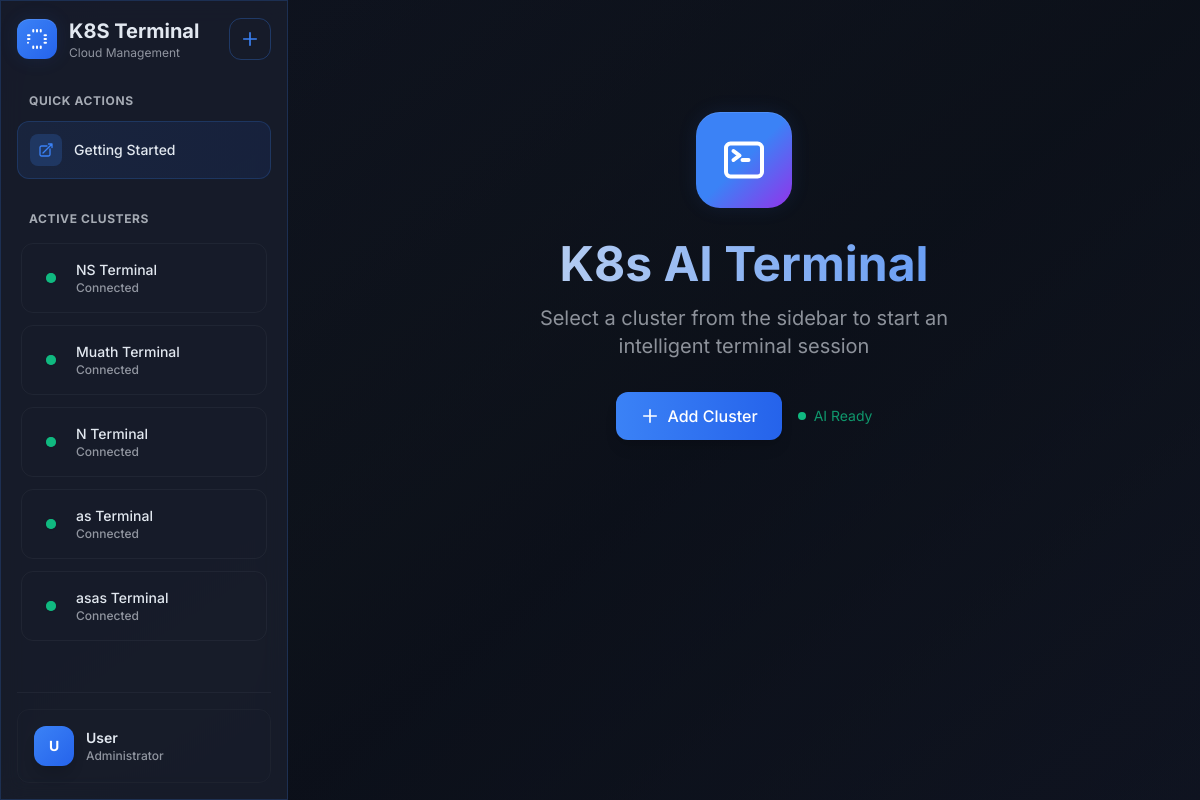
Before: / with the older database file.
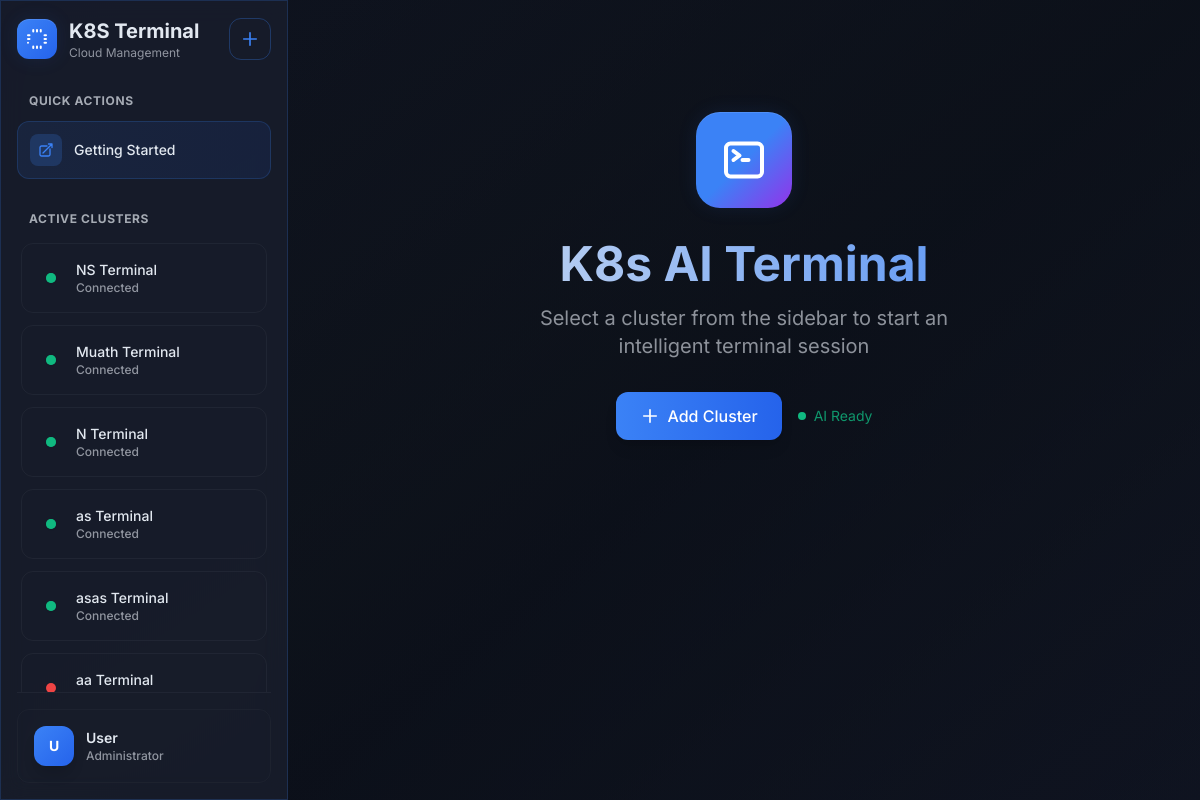
After: the same page with the newer database file.
### chat/models.py (models this page shows, shortened)
class ChatSession(models.Model):
    cluster = models.ForeignKey(KubernetesCluster, on_delete=models.CASCADE, related_name='chat_sessions')
    session_id = models.CharField(max_length=100, unique=True)
    name = models.CharField(max_length=100)
    created_at = models.DateTimeField(auto_now_add=True)
    last_activity = models.DateTimeField(auto_now=True)
    is_active = models.BooleanField(default=True)
    class Meta:
        ordering = ['-last_activity']

class KubernetesCluster(models.Model):
    name = models.CharField(max_length=100)
    kubeconfig = models.TextField()  # Store the kubeconfig as JSON/YAML text
    created_at = models.DateTimeField(auto_now_add=True)
    updated_at = models.DateTimeField(auto_now=True)
    is_active = models.BooleanField(default=True)
    last_connection_check = models.DateTimeField(null=True, blank=True)
    connection_status = models.CharField(
        max_length=20,
        choices=[
            ('connected', 'Connected'),
            ('disconnected', 'Disconnected'),
            ('error', 'Error'),
            ('pending', 'Pending'),
        ],
        default='pending'
    )
    connection_error = models.TextField(blank=True, null=True)
    class Meta:
        ordering = ['-created_at']

### chat/views.py (the view)
# urls.py: path('', views.index, name='index'),
def index(request):
    clusters = KubernetesCluster.objects.filter(is_active=True)
    return render(request, 'chat/index.html', {'clusters': clusters})

### templates/chat/index.html (shortened to what the changed rows need)
{% load static %}
<!DOCTYPE html>
<html lang="en">
<head>
  <script src="https://cdn.tailwindcss.com"></script>
  <link rel="stylesheet" href="https://cdn.jsdelivr.net/npm/xterm@5.3.0/css/xterm.css" />
  <link rel="stylesheet" href="{% static 'css/styles.css' %}" />
</head>
  <body class="text-terminal-text bg-gradient-to-br from-terminal-bg via-[#0f1419] to-terminal-bg min-h-screen overflow-hidden">
    <div class="flex h-screen w-full">
      <aside id="sidebar" class="glass-effect w-72 min-w-[280px] max-w-[320px] p-4 flex flex-col fixed inset-y-0 left-0 transform -translate-x-full lg:relative lg:translate-x-0 transition-all duration-300 ease-in-out z-30 border-r border-terminal-border/50 animate-fade-in lg:flex-shrink-0">
        <div class="flex items-center justify-between mb-8 animate-slide-up">
          <div class="flex items-center gap-3">
            <div>
              <h1 class="font-bold text-xl text-terminal-text">K8S Terminal</h1>
            </div>
          </div>
        </div>
        <div class="flex-grow mt-2 overflow-y-auto custom-scrollbar animate-slide-up" style="animation-delay: 0.2s">
                  <nav id="cluster-list" class="flex flex-col gap-3 px-1">
            {% for cluster in clusters %}
              {% for session in cluster.chat_sessions.all %}
                {% if session.is_active %}
                  <div class="group relative animate-slide-up" style="animation-delay: 0.3s">
                    <a href="#"
                       class="cluster-session px-5 py-4 rounded-xl text-sm font-medium hover:bg-terminal-card/50 border border-terminal-border/30 hover:border-terminal-accent/40 transition-all duration-200 flex items-center justify-between hover:scale-[1.02] hover:shadow-lg"
                       data-session-id="{{ session.session_id }}"
                       data-cluster-name="{{ cluster.name }}"
                       data-cluster-id="{{ cluster.id }}">
                      <div class="flex items-center gap-4 truncate">
                        <div class="flex items-center gap-4">
                          <div class="relative flex-shrink-0 p-1">
                            <div class="w-2.5 h-2.5 rounded-full {% if cluster.connection_status == 'connected' %}bg-terminal-success{% elif cluster.connection_status == 'error' %}bg-terminal-error{% else %}bg-terminal-warning{% endif %} shadow-sm"></div>
                            {% if cluster.connection_status == 'connected' %}
                              <div class="absolute inset-1 w-2.5 h-2.5 rounded-full bg-terminal-success animate-ping opacity-60"></div>
                            {% endif %}
                          </div>
                          <div class="flex flex-col truncate min-w-0">
                            <span class="truncate text-terminal-text font-medium">{{ session.name }}</span>
                            <span class="text-xs text-terminal-text/60 truncate">{{ cluster.connection_status|title }}</span>
                          </div>
                        </div>
                      </div>
                  </a>
                </div>
              {% endif %}
            {% endfor %}
          {% empty %}
            <p class="px-3 py-2 text-sm text-gray-500">No clusters configured</p>
          {% endfor %}
        </nav>
      </div>
    </aside>
    <main class="flex-1 flex flex-col relative bg-gradient-to-br from-terminal-surface/20 via-terminal-bg/60 to-terminal-surface/30 min-w-0">
      <div id="chat-container" class="flex-1 overflow-y-auto p-4 sm:p-6 lg:p-8 custom-scrollbar">
        <div class="max-w-none lg:max-w-6xl mx-auto w-full">
          <div id="welcome-message" class="text-center py-20 animate-fade-in">
            <h2 class="text-4xl md:text-5xl font-bold text-terminal-text mb-4 bg-gradient-to-r from-terminal-text to-terminal-accent bg-clip-text text-transparent">K8s AI Terminal</h2>
          </div>
                </div>
        </div>
      </div>
</body>
</html>

Changed rows visible on the page:
added ChatSession: name "aa Terminal"
